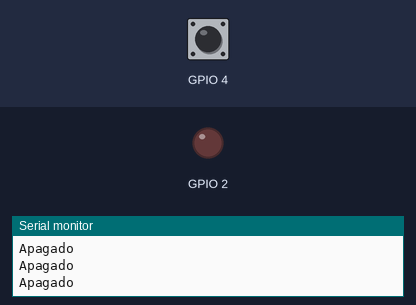
A program run on a simulated ESP32. On the bench: output pins drawn as LEDs (lit = HIGH), the last lines printed to the serial monitor. Inputs (shaded band) come from the test bench; at power-on: GPIO 4 HIGH.

Above: at 1.3 s.
1.4 s: GPIO 4 driven LOW
At 2.7 s:
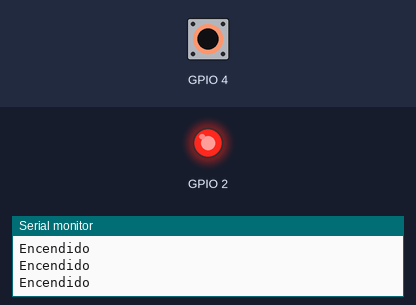
3.0 s: GPIO 4 driven HIGH
At 3.8 s:
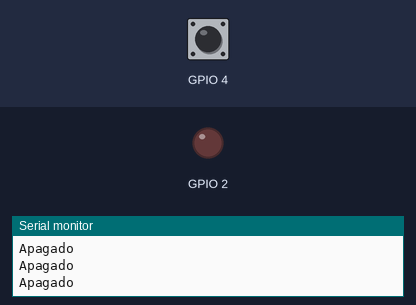
Timing chart, 0 to 6.0 s (numbered marks = the images above; inputs shaded):
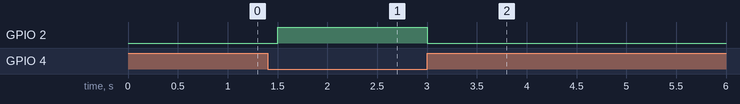

The program:

main.cpp
```cpp
#include <Arduino.h>

// Declaración de la tarea Serial1
void Task_Serial1(void *parameter);

void setup() {
  // Inicialización de la comunicación serial
  Serial.begin(115200);
  // Configuración del pin 4 como entrada
  pinMode(4, INPUT);
  // Configuración del pin 2 como salida
  pinMode(2, OUTPUT);

  // Creación de la tarea Serial1
  xTaskCreate(
    Task_Serial1,  // Función de la tarea
    "Serial 1",    // Nombre de la tarea
    1024,          // Tamaño de la pila
    NULL,          // Parámetro de la tarea
    1,             // Prioridad de la tarea
    NULL           // Puntero al manejador de la tarea
  );
}

void loop() {
  // Bucle vacío
}

void Task_Serial1(void *parameter) {
  while (true) {
    // Lectura del estado del botón
    int estadoBoton = digitalRead(4);

    if (estadoBoton == HIGH) {
      // Si el botón no está presionado, enviar "Apagado" y apagar el LED
      Serial.write("Apagado  \n\r", 11);
      digitalWrite(2, LOW);
    } else {
      // Si el botón está presionado, enviar "Encendido" y encender el LED
      Serial.write("Encendido\n\r", 11);
      digitalWrite(2, HIGH);
    }
    // Retraso de 250 ms
    vTaskDelay(250 / portTICK_PERIOD_MS);
  }
}
```

Measured:
- after the input at 1.4 s, GPIO 2: LOW → HIGH after 0.10 s
- after the input at 3.0 s, GPIO 2: HIGH → LOW at once
